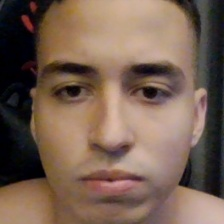
#> input picture faces/06249136193/06249136193_1.jpg, 224 x 224 px
$ python -i reconhecimento_facial.py   (imports and definitions only)
#> lines starting #> are read from the running program, lines starting #| are printed output that depends on the picture
#> further down, picture is the input picture: shape (224, 224, 3); mean B, G, R 82.2, 96.8, 120
import cv2
import sqlite3
import os
from deepface import DeepFace
from tkinter import messagebox

class ReconhecimentoFacial:
    """Reconhecimento facial usando ArcFace e validação de usuário."""

    def capturar_imagem(self):
        """Captura uma imagem da webcam."""
        cap = cv2.VideoCapture(0)              # Abre a webcam padrão
        ret, frame = cap.read()                # Captura um frame da webcam
        cap.release()                         # Libera a webcam
        return frame if ret else None          # Retorna frame se capturado, senão None

    def tratar_imagem(self, imagem):
        """Redimensiona e equaliza histograma da imagem facial."""
        if imagem is None:
            print("Erro: imagem recebida é None!")
            raise ValueError("Imagem inválida para tratamento.")  # Verifica validade da imagem

        print("Tratando imagem: redimensionamento e equalização de histograma")
        imagem = cv2.resize(imagem, (224, 224))                       # Redimensiona para 224x224 pixels
        imagem_cinza = cv2.cvtColor(imagem, cv2.COLOR_BGR2GRAY)       # Converte para escala de cinza
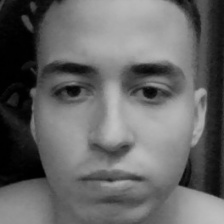
#> imagem_cinza: shape (224, 224); min 0, max 193, mean 102.1
        imagem_eq = cv2.equalizeHist(imagem_cinza)                    # Equaliza o histograma para melhorar contraste
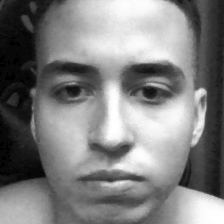
#> imagem_eq: shape (224, 224); min 0, max 255, mean 127.5
        imagem_blur = cv2.GaussianBlur(imagem_eq, (3, 3), 0)          # Aplica leve desfoque gaussiano para reduzir ruídos
        imagem_final = cv2.cvtColor(imagem_blur, cv2.COLOR_GRAY2BGR)  # Converte de volta para 3 canais (BGR)
        return imagem_final                                            # Retorna a imagem tratada

    def reconhecer_face(self, imagem, cpf=None):
        """
        Detecta e reconhece a face na imagem usando ArcFace.
        Se CPF for informado, compara apenas com as imagens desse usuário.
        Se não, compara com todos os usuários e retorna o CPF reconhecido.
        """
        print("Usando ArcFace para reconhecimento facial!")
        try:
            imagem_tratada = self.tratar_imagem(imagem)                # Tenta tratar a imagem recebida
        except Exception as e:
            print(f"Erro ao tratar imagem: {e}")
            messagebox.showerror("Erro", f"Falha ao tratar imagem: {e}")  # Mostra erro na GUI se falhar
            return None

        if cpf:                                                        # Se CPF foi passado
            usuario = self.buscar_usuario_por_cpf(cpf)                 # Busca usuário no banco
            if not usuario:
                print("Usuário não encontrado.")
                return None
            imagens_cadastradas = usuario[4].split(";")                # Pega lista de imagens do usuário
            return self._verificar_imagens(imagem_tratada, imagens_cadastradas, cpf)  # Verifica autenticação
        else:                                                          # Se CPF não foi passado
            conn = sqlite3.connect('cadastro.db')                      # Abre conexão com banco
            cursor = conn.cursor()
#> (the run stopped early here; a loop or call above may not have finished)
